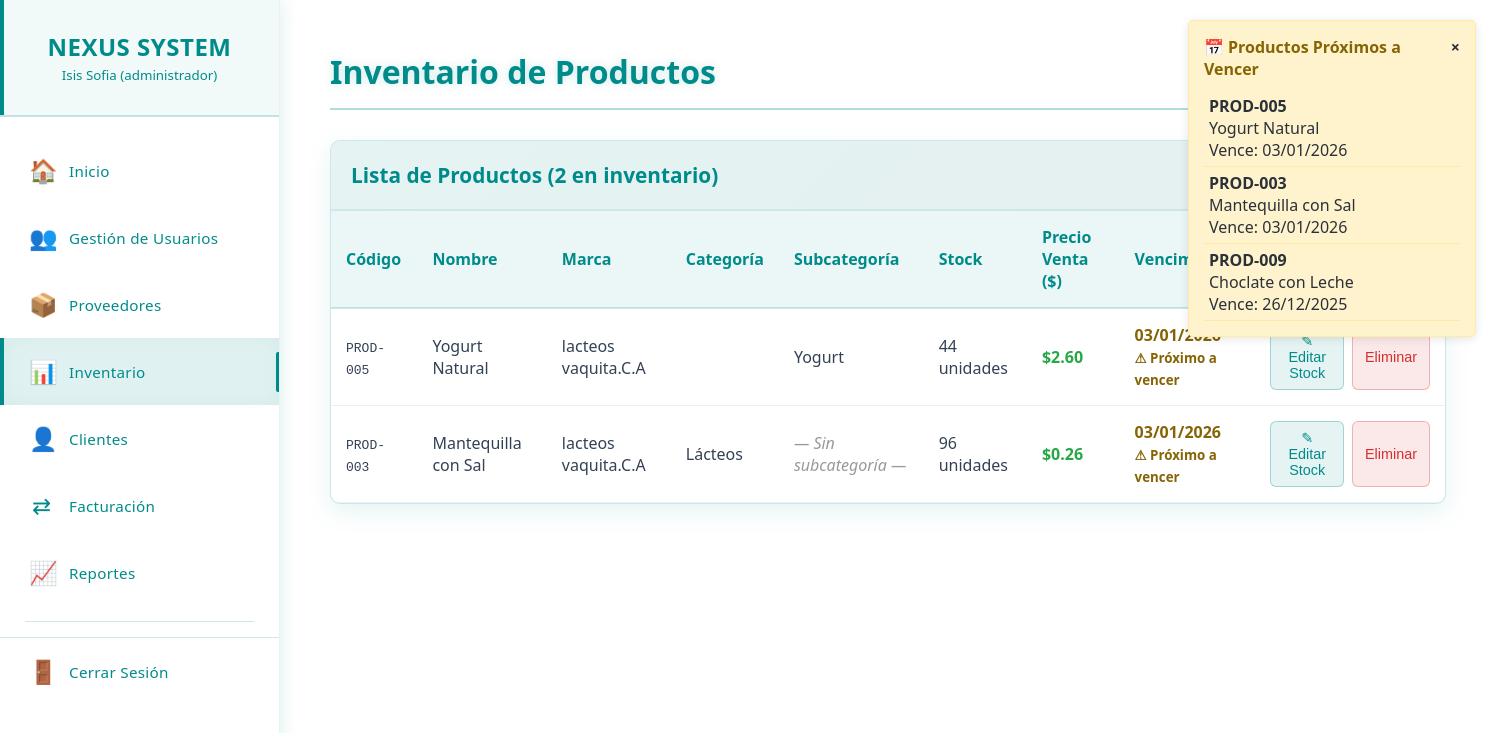
The page /productos.php (signed in) on the database as committed earlier.
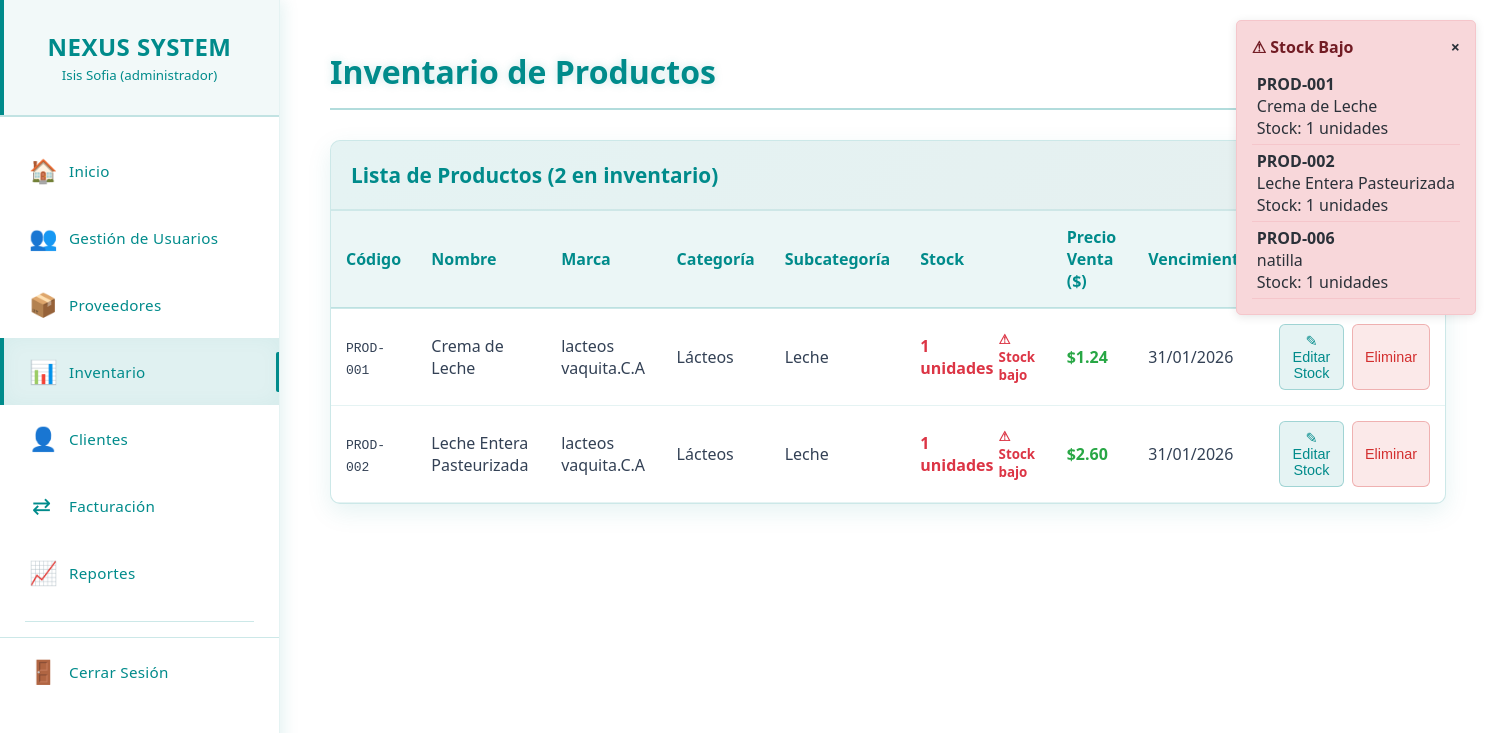
The same page on the database as committed later.
### tables this page shows
CREATE TABLE `productos` (
  `id` int(11) NOT NULL,
  `codigo` varchar(50) NOT NULL,
  `nombre` varchar(255) NOT NULL,
  `descripcion` text DEFAULT NULL,
  `categoria_id` int(11) NOT NULL,
  `subcategoria_id` int(11) DEFAULT NULL,
  `proveedor_id` int(11) NOT NULL,
  `id_producto_proveedor` int(11) DEFAULT NULL,
  `fecha_vencimiento` date DEFAULT NULL,
  `cantidad` int(11) NOT NULL DEFAULT 0,
  `precio_costo` decimal(10,2) NOT NULL,
  `precio_venta` decimal(10,2) DEFAULT NULL,
  `created_at` timestamp NOT NULL DEFAULT current_timestamp(),
  `updated_at` timestamp NOT NULL DEFAULT current_timestamp() ON UPDATE current_timestamp(),
  `estado` enum('active','inactive') DEFAULT 'active'
);

CREATE TABLE `proveedores` (
  `id_proveedor` int(11) NOT NULL,
  `nombres` varchar(255) NOT NULL,
  `nombre_comercial` varchar(255) NOT NULL,
  `rif` varchar(20) NOT NULL,
  `telefono` varchar(20) DEFAULT NULL,
  `email` varchar(100) DEFAULT NULL,
  `direccion` text DEFAULT NULL,
  `estado` enum('activo','inactivo') DEFAULT 'activo',
  `registro` timestamp NOT NULL DEFAULT current_timestamp(),
  `actualizacion` timestamp NOT NULL DEFAULT current_timestamp() ON UPDATE current_timestamp()
);

CREATE TABLE `subcategorias` (
  `id` int(11) NOT NULL,
  `categoria_id` int(11) NOT NULL,
  `nombre_subcategoria` varchar(50) NOT NULL,
  `estado` enum('active','inactive') DEFAULT 'active',
  `created_at` timestamp NOT NULL DEFAULT current_timestamp()
);

CREATE TABLE `categoria_prod` (
  `id` int(11) NOT NULL,
  `nombre_categoria` varchar(50) NOT NULL,
  `estado` enum('active','inactive') DEFAULT 'active',
  `created_at` timestamp NOT NULL DEFAULT current_timestamp()
);

### productos.php (the view, shortened to what the rows shown need)
<?php
require_once 'conexion.php';
try {
    $query = "SELECT
                p.id,
                p.codigo,
                p.nombre,
                p.id_producto_proveedor,
                pr.nombre_comercial as marca,
                cp.nombre_categoria,
                s.nombre_subcategoria,
                p.cantidad,
                p.precio_costo,
                p.precio_venta,
                p.fecha_vencimiento
              FROM productos p
              LEFT JOIN proveedores pr ON p.proveedor_id = pr.id_proveedor
              LEFT JOIN categoria_prod cp ON p.categoria_id = cp.id
              LEFT JOIN subcategorias s ON p.subcategoria_id = s.id
              ORDER BY p.cantidad ASC, p.nombre ASC";
    $stmt = $pdo->query($query);
    if ($stmt) {
        $productos = $stmt->fetchAll(PDO::FETCH_ASSOC);
    } else {
        $productos = [];
        error_log("Error en la consulta SQL: no se pudo ejecutar la consulta");
    }
} catch (PDOException $e) {
    error_log("Error de base de datos: " . $e->getMessage());
    $productos = [];
    $_SESSION['error'] = "Error al cargar los productos: " . $e->getMessage();
}
$productos_stock_bajo = [];
$productos_proximos_vencer = [];
$fecha_actual = date('Y-m-d');
$fecha_limite = date('Y-m-d', strtotime('+30 days'));
foreach ($productos as &$producto) {
    if ($producto['cantidad'] < 20) {
        $productos_stock_bajo[] = $producto;
    }
    if ($producto['fecha_vencimiento'] && $producto['fecha_vencimiento'] >= $fecha_actual && $producto['fecha_vencimiento'] <= $fecha_limite) {
        $productos_proximos_vencer[] = $producto;
    }
}
$productos_unicos = [];
$codigos_vistos = [];
foreach ($productos as $producto) {
    $codigo = $producto['codigo'];
    if (!in_array($codigo, $codigos_vistos)) {
        $codigos_vistos[] = $codigo;
        $productos_unicos[] = $producto;
    } else {
        error_log("Producto duplicado encontrado: " . $codigo . " - " . $producto['nombre']);
    }
}
$productos = $productos_unicos;
?>
<!DOCTYPE html>
<html lang="es">
<head>
    <link rel="stylesheet" href="css/productos.css">
</head>
<body>
    <?php require_once 'menu.php'; ?>
    <main class="main-content">
        <div class="content-wrapper">
            <div class="page-header">
                <h1 class="page-title">Inventario de Productos</h1>
            </div>
            <?php if (!empty($productos_stock_bajo)): ?>
            <div class="notificacion-lateral notificacion-stock-bajo" id="notificacion-stock">
                <span class="close-notificacion" onclick="cerrarNotificacion('notificacion-stock')">&times;</span>
                <h4>⚠ Stock Bajo</h4>
                <?php foreach($productos_stock_bajo as $producto): ?>
                    <div class="producto-notificacion">
                        <strong><?php echo htmlspecialchars($producto['codigo']); ?></strong><br>
                        <?php echo htmlspecialchars($producto['nombre']); ?><br>
                        Stock: <?php echo $producto['cantidad']; ?> unidades
                    </div>
                <?php endforeach; ?>
            </div>
            <?php endif; ?>
            <?php if (!empty($productos_proximos_vencer)): ?>
            <div class="notificacion-lateral notificacion-vencimiento" id="notificacion-vencimiento">
                <span class="close-notificacion" onclick="cerrarNotificacion('notificacion-vencimiento')">&times;</span>
                <h4>📅 Productos Próximos a Vencer</h4>
                <?php foreach($productos_proximos_vencer as $producto): ?>
                    <div class="producto-notificacion">
                        <strong><?php echo htmlspecialchars($producto['codigo']); ?></strong><br>
                        <?php echo htmlspecialchars($producto['nombre']); ?><br>
                        Vence: <?php echo date('d/m/Y', strtotime($producto['fecha_vencimiento'])); ?>
                    </div>
                <?php endforeach; ?>
            </div>
            <?php endif; ?>
            <div class="users-table">
                <div class="table-container">
                    <table>
                        <thead>
                            <tr>
                                <th>Código</th>
                                <th>Nombre</th>
                                <th>Marca</th>
                                <th>Categoría</th>
                                <th>Subcategoría</th>
                                <th>Stock</th>
                                <th>Precio Venta ($)</th>
                                <th>Vencimiento</th>
                                <th>Acciones</th>
                            </tr>
                        </thead>
                        <tbody>
                            <?php if (empty($productos)): ?>
                                <tr>
                                    <td colspan="9" class="no-users">No se encontraron productos en inventario</td>
                                </tr>
                            <?php else: ?>
                                <?php foreach ($productos as $producto): ?>
                                <tr>
                                    <td><code><?= htmlspecialchars($producto['codigo']) ?></code></td>
                                    <td><?= htmlspecialchars($producto['nombre']) ?></td>
                                    <td><?= htmlspecialchars($producto['marca']) ?></td>
                                    <td><?= htmlspecialchars($producto['nombre_categoria']) ?></td>
                                    <td>
                                        <?php if (!empty($producto['nombre_subcategoria'])): ?>
                                            <?= htmlspecialchars($producto['nombre_subcategoria']) ?>
                                        <?php else: ?>
                                            <span style="color: #999; font-style: italic;">— Sin subcategoría —</span>
                                        <?php endif; ?>
                                    </td>
                                    <td>
                                        <span class="<?= $producto['cantidad'] < 20 ? 'cantidad-baja' : '' ?>">
                                            <?= $producto['cantidad'] ?> unidades
                                            <?php if ($producto['cantidad'] < 20): ?>
                                                <br><small style="color: #dc3545;">⚠ Stock bajo</small>
                                            <?php endif; ?>
                                        </span>
                                    </td>
                                    <td style="font-weight: bold; color: #28a745;">
                                        $<?= number_format($producto['precio_venta'], 2) ?>
                                    </td>
                                    <td>
                                        <?php if ($producto['fecha_vencimiento']): ?>
                                            <?php
                                            $hoy = date('Y-m-d');
                                            $fecha_vencimiento = $producto['fecha_vencimiento'];
                                            $dias_restantes = floor((strtotime($fecha_vencimiento) - strtotime($hoy)) / (60 * 60 * 24));
                                            if ($dias_restantes < 0) {
                                                $clase = 'vencimiento-caducado';
                                                $mensaje_vencimiento = '❌ Caducado';
                                            } elseif ($dias_restantes <= 30) {
                                                $clase = 'vencimiento-proximo';
                                                $mensaje_vencimiento = '⚠ Próximo a vencer';
                                            } else {
                                                $clase = '';
                                                $mensaje_vencimiento = '';
                                            }
                                            ?>
                                            <span class="<?= $clase ?>">
                                                <?= date('d/m/Y', strtotime($producto['fecha_vencimiento'])) ?>
                                                <?php if ($mensaje_vencimiento): ?>
                                                    <br><small style="color: inherit;"><?= $mensaje_vencimiento ?></small>
                                                <?php endif; ?>
                                            </span>
                                        <?php else: ?>
                                            <span style="color: #999; font-style: italic;">— Sin fecha —</span>
                                        <?php endif; ?>
                                    </td>
                                    <td>
                                        <div class="acciones-container">
                                            <button class="btn-action btn-editar" onclick="abrirModalStock(<?= $producto['id'] ?>, '<?= addslashes($producto['nombre']) ?>', <?= $producto['cantidad'] ?>)">
                                                ✎ Editar Stock
                                            </button>
                                            <button class="btn-action btn-eliminar" onclick="confirmarEliminar(<?= $producto['id'] ?>)">
                                                Eliminar
                                            </button>
                                        </div>
                                    </td>
                                </tr>
                                <?php endforeach; ?>
                            <?php endif; ?>
                        </tbody>
                    </table>
                </div>
            </div>
        </div>
    </main>
</body>
</html>

Rows that differ between the two databases and show on the page:
removed productos: codigo "PROD-005", nombre "Yogurt Natural", fecha_vencimiento "03/01/2026", proveedor.nombre_comercial "lacteos vaquita.C.A", subcategoria.nombre_subcategoria "Yogurt", cantidad "44", precio_venta "2.60", fecha_vencimiento "⚠ Próximo a vencer"
removed productos: codigo "PROD-003", nombre "Mantequilla con Sal", fecha_vencimiento "03/01/2026", proveedor.nombre_comercial "lacteos vaquita.C.A", categoria_prod.nombre_categoria "Lácteos", shows "— Sin subcategoría —", cantidad "96", precio_venta "0.26", fecha_vencimiento "⚠ Próximo a vencer"
removed productos: codigo "PROD-009", nombre "Choclate con Leche", fecha_vencimiento "26/12/2025", shown under "📅 Productos Próximos a Vencer"
added productos: codigo "PROD-001", nombre "Crema de Leche", cantidad "1", proveedor.nombre_comercial "lacteos vaquita.C.A", categoria_prod.nombre_categoria "Lácteos", subcategoria.nombre_subcategoria "Leche", shows "⚠ Stock bajo", precio_venta "1.24", fecha_vencimiento "31/01/2026"
added productos: codigo "PROD-002", nombre "Leche Entera Pasteurizada", cantidad "1", proveedor.nombre_comercial "lacteos vaquita.C.A", categoria_prod.nombre_categoria "Lácteos", subcategoria.nombre_subcategoria "Leche", shows "⚠ Stock bajo", precio_venta "2.60", fecha_vencimiento "31/01/2026"
added productos: codigo "PROD-006", nombre "natilla", cantidad "1", shown under "⚠ Stock Bajo"
Other text that changed with them:
text no longer shown: "📅 Productos Próximos a Vencer"
text now shown: "⚠ Stock Bajo"
